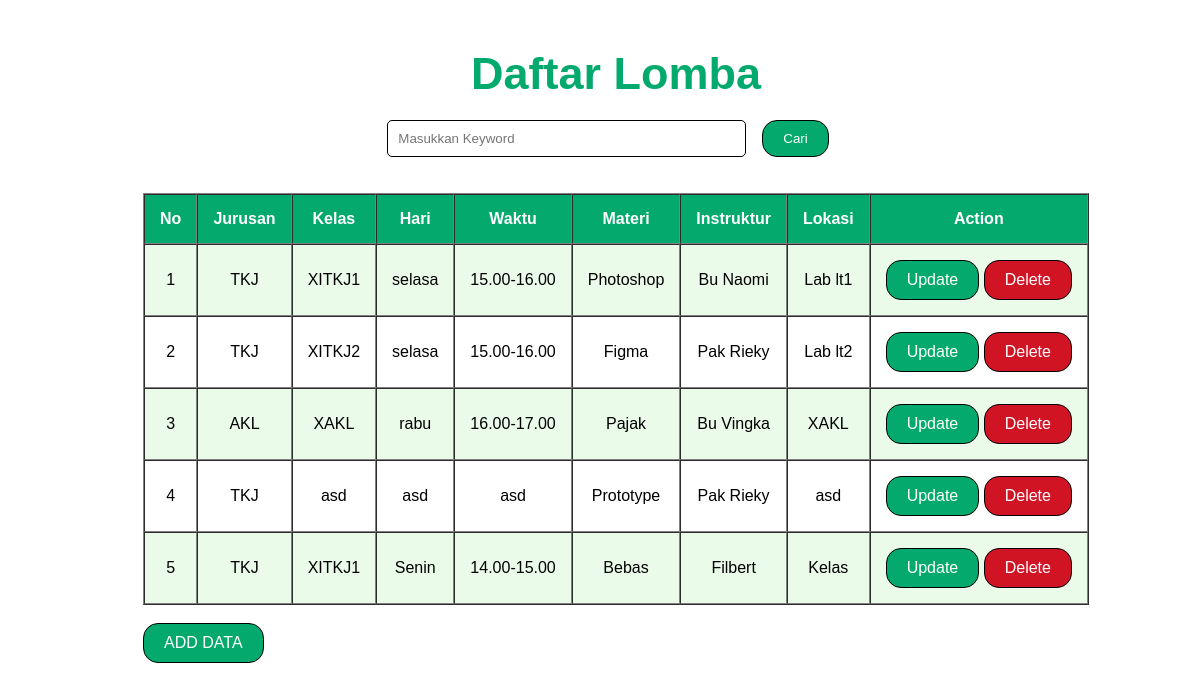
The page / on the database its author committed.
### tables this page shows
CREATE TABLE `tbpraktikum` (
  `id` int(2) NOT NULL,
  `jurusan` char(3) NOT NULL,
  `kelas` varchar(10) NOT NULL,
  `hari` varchar(10) NOT NULL,
  `waktu` varchar(20) NOT NULL,
  `materi` varchar(100) NOT NULL,
  `instruktur` varchar(100) NOT NULL,
  `lokasi` varchar(100) NOT NULL
);

### functions.php (called while the page is built, shortened)
<?php
$db = mysqli_connect("localhost", "root", "", "dbujian");
function query($query)
{
  global $db;
  $result = mysqli_query($db, $query);
  $rows = [];
  while ($row = mysqli_fetch_assoc($result)) {
    $rows[] = $row;
  }
  return $rows;
}

### index.php (the view, shortened to what this page needs)
<?php
require 'functions.php';
$praktikum = query("SELECT * FROM tbpraktikum");
?>
<!DOCTYPE html>
<html lang="en">
<head>
  <link rel="stylesheet" type="text/css" href="style-index.css">
</head>
<body>
  <h1>Daftar Lomba</h1>
  <form action="" method="post">
    <input type="text" name="keyword" size="40" placeholder="Masukkan Keyword" autocomplete="off">
    <button type="submit" name="search">Cari</button>
  </form>
  <br><br>
  <div class="container">
    <div>
      <table border="1" cellpadding="10" cellspacing="0">
        <tr>
          <th>No</th>
          <th>Jurusan</th>
          <th>Kelas</th>
          <th>Hari</th>
          <th>Waktu</th>
          <th>Materi</th>
          <th>Instruktur</th>
          <th>Lokasi</th>
          <th>Action</th>
        </tr>
        <?php $i = 1; ?>
        <?php foreach ($praktikum as $row): ?>
          <tr>
            <td><?= $i; ?></td>
            <td><?= $row["jurusan"]; ?></td>
            <td><?= $row["kelas"]; ?></td>
            <td><?= $row["hari"]; ?></td>
            <td><?= $row["waktu"]; ?></td>
            <td><?= $row["materi"]; ?></td>
            <td><?= $row["instruktur"]; ?></td>
            <td><?= $row["lokasi"]; ?></td>
            <td>
              <button id="update"><a href="update.php?id=<?= $row["id"]; ?>">Update</a></button>
              <button id="delete"><a href="confirm.php?id=<?= $row["id"]; ?>">Delete</a></button>
            </td>
          </tr>
          <?php $i++; ?>
        <?php endforeach ?>
      </table>
      <br>
      <button><a href="create.php">ADD DATA</a></button>
    </div>
  </div>
  <br>
  <br>
</body>
</html>

### style-index.css (style rules this page uses)
* { padding: 0; margin: 0; font-family: Verdana, Geneva, Tahoma, sans-serif; user-select: none; }
body { margin-top: 3rem; margin-left: 2rem; }
table { text-align: center; }
table a { color: #04aa6d; }
.container { display: flex; justify-content: center; }
th { background-color: #04aa6d; color: white; }
th, td { padding: 15px; }
tr:nth-child(even) { background-color: #eafbe9; }
button { background-color: #04aa6d; padding: 10px 20px 10px 20px; border-radius: 15px; border: #000000 solid 1px; transition: 0.3s; }
button a { font-size: larger; color: white; text-decoration: none; }
#delete { background-color: #d01424; }
h1 { color: #04aa6d; display: flex; justify-content: center; font-size: 45px; }
a { display: flex; justify-content: center; }
form { display: flex; justify-content: center; margin-top: 20px; }
form button { margin: 0 1rem; color: white; }
form input { padding: 10px; border-radius: 5px; border: #000000 solid 1px; }

### rows shown on the page
tbpraktikum: jurusan "TKJ", kelas "XITKJ1", hari "selasa", waktu "15.00-16.00", materi "Photoshop", instruktur "Bu Naomi", lokasi "Lab lt1"
tbpraktikum: jurusan "TKJ", kelas "XITKJ2", hari "selasa", waktu "15.00-16.00", materi "Figma", instruktur "Pak Rieky", lokasi "Lab lt2"
tbpraktikum: jurusan "AKL", kelas "XAKL", hari "rabu", waktu "16.00-17.00", materi "Pajak", instruktur "Bu Vingka", lokasi "XAKL"
tbpraktikum: jurusan "TKJ", kelas "asd", hari "asd", waktu "asd", materi "Prototype", instruktur "Pak Rieky", lokasi "asd"
tbpraktikum: jurusan "TKJ", kelas "XITKJ1", hari "Senin", waktu "14.00-15.00", materi "Bebas", instruktur "Filbert", lokasi "Kelas"
